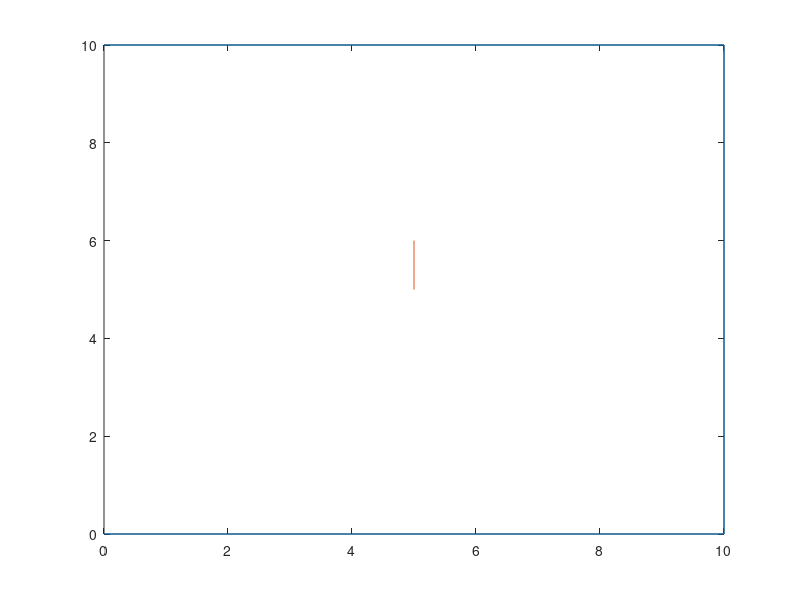

Write MATLAB code to recreate this figure.
clear all
close all

poly = [0 0;10 0;10 10;0 10];
linee = [5 5 1 0];


plot(poly(:,1), poly(:,2));
hold on
plot([5 5],[6 5]);

intersectLinePolygon(linee, poly)